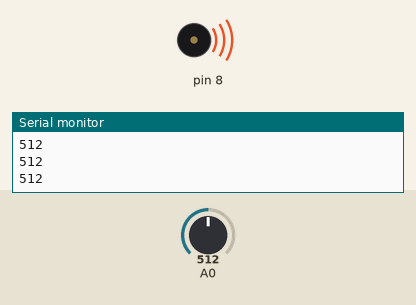
This sketch was run on a simulated Arduino Uno, built with avr-gcc and run on an emulated ATmega328P. Shown: buzzer (waves = sounding), the last lines printed to the serial monitor. The test bench sets the inputs (shaded band); at power-on: A0 = 512.

Above: at 1.2 s.
1.3 s: A0 set to 0
At 2.2 s:
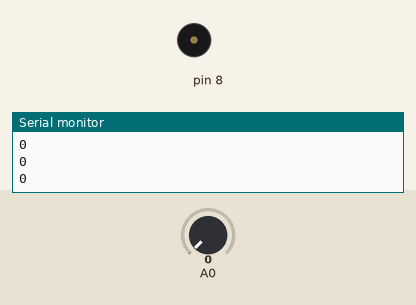
2.8 s: A0 set to 122
At 3.4 s:
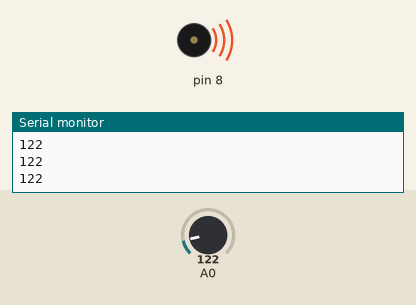
Timing chart, 0 to 5.8 s (numbered marks = the images above; inputs shaded):
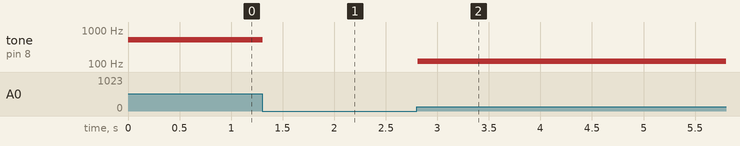

The sketch:

Control_tone_of_buzzer_with_potentiometer.ino
```cpp
int sensorValue = 0;

void setup()
{
  pinMode(A0, INPUT);
  pinMode(8, OUTPUT);
  Serial.begin(9600);

}

void loop()
{
  // read the input on analog pin 0:
  sensorValue = analogRead(A0);
  tone(8, sensorValue);
  // print out the value you read:
  Serial.println(sensorValue);
  delay(10); // Delay a little bit to improve simulation performance
}
```

Measured:
- after the input at 1.3 s, tone on pin 8: 512 Hz → silent at once
- after the input at 2.8 s, tone on pin 8: silent → 122 Hz at once
